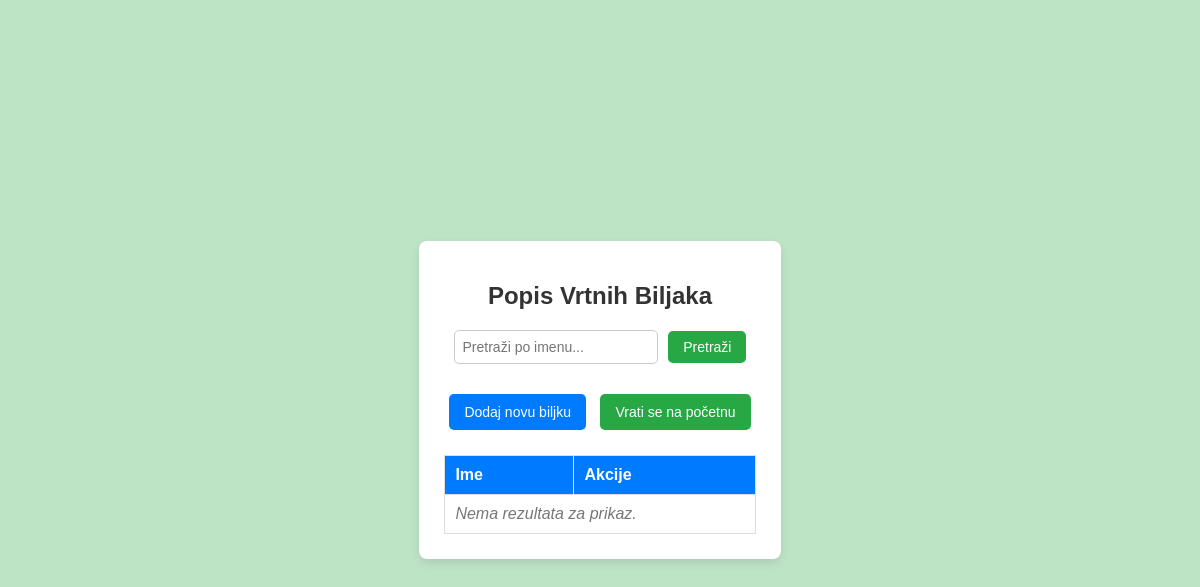
Page /vrtnabiljke/ (signed in) on the earlier database version.
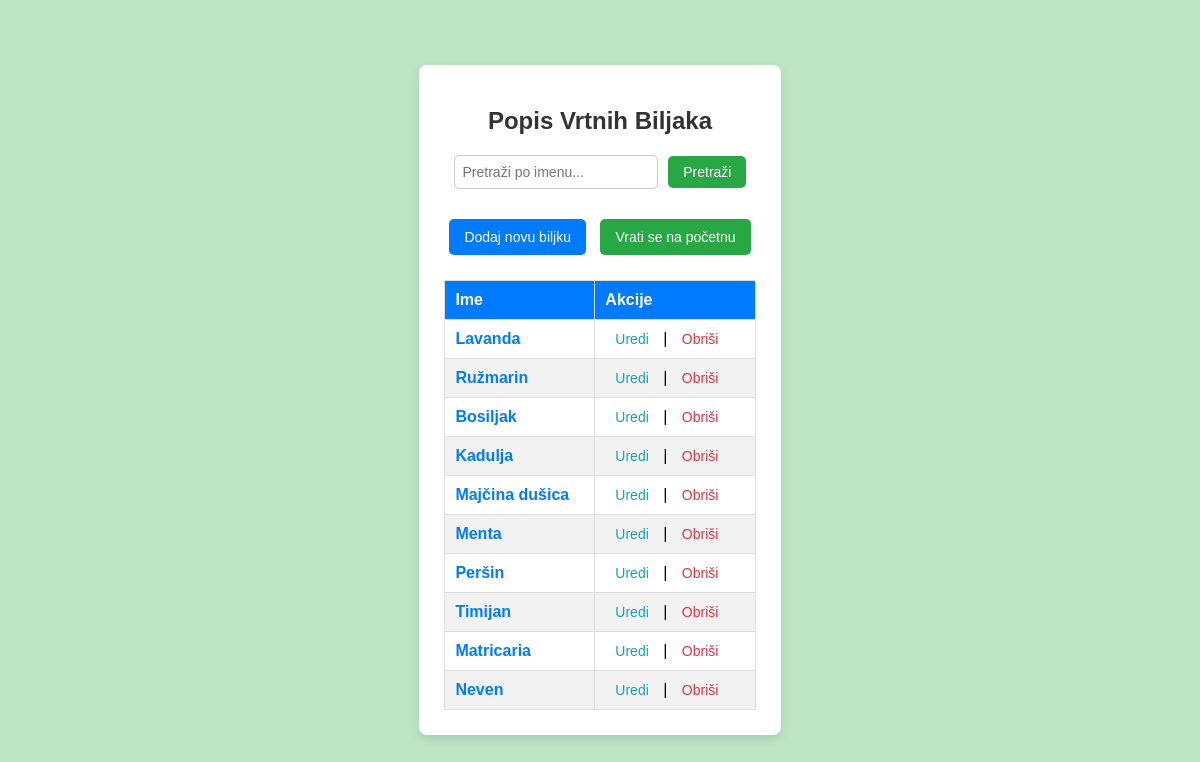
Same page on the later database version.
### PZWapp/models.py (models this page shows, shortened)
class VrtnaBiljka(models.Model):
    user = models.ForeignKey(
        settings.AUTH_USER_MODEL,
        on_delete=models.CASCADE,
        related_name='vrtne_biljke',
        default=get_default_user()
    )
    ime_v = models.CharField(max_length=30)
    regijaBiljke_v = models.CharField(max_length=100)
    vrijemeSazrijevanja_v = models.CharField(max_length=50)

### PZWapp/views.py (the view)
# urls.py: path('vrtnabiljke/', VrtnaBiljkaListView.as_view(), name='vrtnabiljka_list'),
class VrtnaBiljkaListView( ListView):
    model = VrtnaBiljka
    template_name = 'main/vrtna_biljka_list.html'
    context_object_name = 'biljke'
    def get_queryset(self):
        return VrtnaBiljka.objects.filter(user=self.request.user).exclude(user__isnull=True)

### PZWapp/templates/main/vrtna_biljka_list.html (shortened to what this page needs)
<!DOCTYPE html>
<html lang="hr">
<head>
    {% load static %}
    <link rel="stylesheet" href="{% static 'css/vrtna_biljka.css' %}">
</head>
<body class="lista_vrtnih_biljaka">
    <div class="container">
        <h1>Popis Vrtnih Biljaka</h1>
        <form method="get" class="search-form">
            <input type="text" name="q" placeholder="Pretraži po imenu..." class="search-input" value="{{ request.GET.q }}">
            <button type="submit" class="search-btn">Pretraži</button>
        </form>
        <a href="{% url 'PZWapp:vrtnabiljka_create' %}" class="btn add-btn">Dodaj novu biljku</a>
        <a href="{% url 'PZWapp:homepage' %}" class="btn home-btn">Vrati se na početnu</a>
        <table class="plant-table">
            <thead>
                <tr>
                    <th>Ime</th>
                    <th>Akcije</th>
                </tr>
            </thead>
            <tbody>
                {% for biljka in biljke %}
                <tr>
                    <td><a href="{% url 'PZWapp:vrtnabiljka_detail' biljka.id %}" class="plant-link">{{ biljka.ime_v }}</a></td>
                    <td class="action-links">
                        <a href="{% url 'PZWapp:vrtnabiljka_update' biljka.id %}" class="edit-link">Uredi</a> |
                        <a href="{% url 'PZWapp:vrtnabiljka_delete' biljka.id %}" class="delete-link">Obriši</a>
                    </td>
                </tr>
                {% empty %}
                <tr>
                    <td colspan="2" class="no-results">Nema rezultata za prikaz.</td>
                </tr>
                {% endfor %}
            </tbody>
        </table>
    </div>
</body>
</html>

Differences in the rows shown:
added VrtnaBiljka: ime_v "Lavanda"
added VrtnaBiljka: ime_v "Ružmarin"
added VrtnaBiljka: ime_v "Bosiljak"
added VrtnaBiljka: ime_v "Kadulja"
added VrtnaBiljka: ime_v "Majčina dušica"
added VrtnaBiljka: ime_v "Menta"
added VrtnaBiljka: ime_v "Peršin"
added VrtnaBiljka: ime_v "Timijan"
added VrtnaBiljka: ime_v "Matricaria"
added VrtnaBiljka: ime_v "Neven"
Other differences:
text no longer shown: "Nema rezultata za prikaz."
